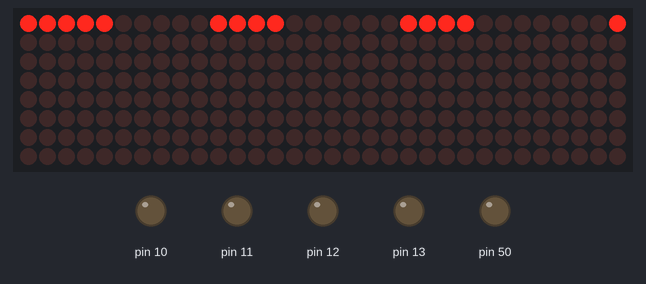
A sketch run on a simulated Arduino Mega 2560, built with avr-gcc and run on an emulated ATmega2560. On the bench: 32×8 LED matrix, output pins drawn as LEDs (lit = HIGH). Wiring (from diagram.json): 4 × MAX7219 LED driver: data pin 51; clock pin 52; CS pin 53. Pins used as bus, display or sensor lines are not drawn.

Above: at 0.1 s.
At 1.8 s:
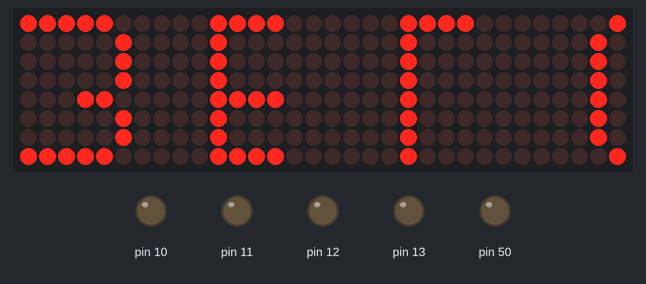
At 6.92 s:
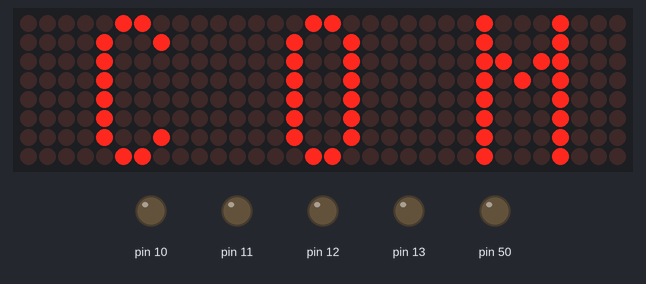
At 13.64 s:
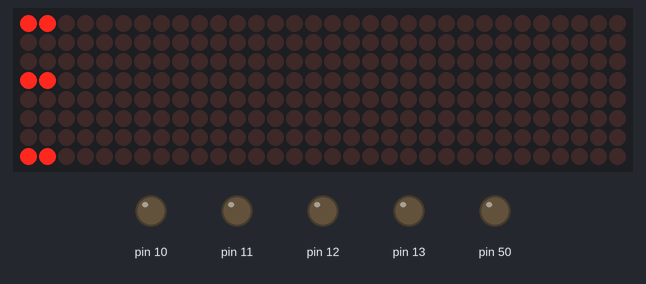
At 23.15 s:
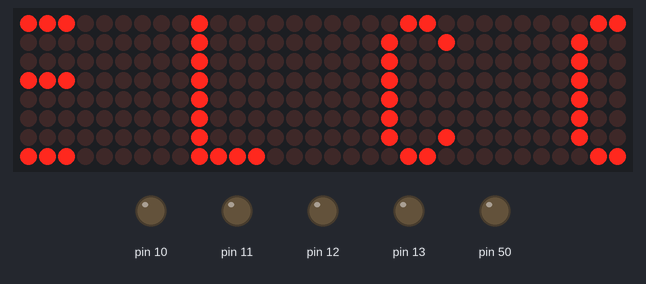
At 32.85 s:
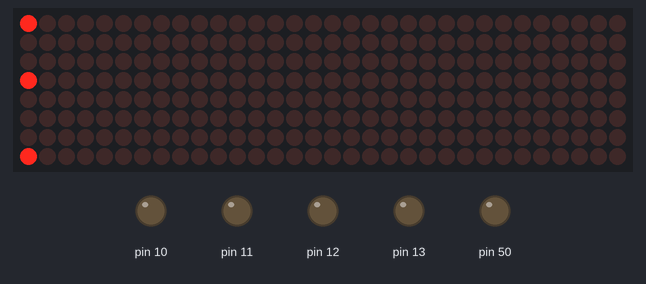

The sketch:

sketch.ino
```cpp
#define PORTB_REG (*(volatile char*)0x25)
#define DDRB_REG  (*(volatile char*)0x24)

#define DIN_BIT 2  // Mega pin 51
#define CLK_BIT 1  // Mega pin 52
#define CS_BIT  0  // Mega pin 53

void delay_ms(unsigned int ms) {
  for (unsigned int i = 0; i < ms; i++)
    for (volatile int j = 0; j < 1000; j++);
}

// Send one row to all 4 displays
void max7219_send_row4(unsigned char row, unsigned char d1, unsigned char d2,
                       unsigned char d3, unsigned char d4) {
  unsigned char data[4] = {d1, d2, d3, d4};
  PORTB_REG &= ~(1 << CS_BIT);

  for (char m = 3; m >= 0; m--) {
    unsigned int packet = (row << 8) | data[m];
    for (char i = 0; i < 16; i++) {
      if (packet & 0x8000)
        PORTB_REG |= (1 << DIN_BIT);
      else
        PORTB_REG &= ~(1 << DIN_BIT);

      PORTB_REG &= ~(1 << CLK_BIT);
      for (volatile int d = 0; d < 10; d++);
      PORTB_REG |= (1 << CLK_BIT);
      packet <<= 1;
    }
  }

  PORTB_REG |= (1 << CS_BIT);
}

void max7219_init(void) {
  DDRB_REG = 0xFF;
  PORTB_REG = (1 << CS_BIT);

  max7219_send_row4(0x0C, 0x01, 0x01, 0x01, 0x01);
  max7219_send_row4(0x09, 0x00, 0x00, 0x00, 0x00);
  max7219_send_row4(0x0A, 0x08, 0x08, 0x08, 0x08);
  max7219_send_row4(0x0B, 0x07, 0x07, 0x07, 0x07);
  max7219_send_row4(0x0F, 0x00, 0x00, 0x00, 0x00);

  for (unsigned char row = 1; row <= 8; row++)
    max7219_send_row4(row, 0x00, 0x00, 0x00, 0x00);
}

// Font for WELCOME (column-wise, each character 8 pixels tall)
const unsigned char FONT[][8] = {
  // W
  {0b10000001, 0b10000001, 0b10000001, 0b10010001, 0b10010001, 0b01101110, 0b00000000, 0b00000000},
  // E
  {0b11111111, 0b10010001, 0b10010001, 0b10010001, 0b00000000, 0b00000000, 0b00000000, 0b00000000},
  // L
  {0b11111111, 0b00000001, 0b00000001, 0b00000001, 0b00000000, 0b00000000, 0b00000000, 0b00000000},
  // C
  {0b01111110, 0b10000001, 0b10000001, 0b01000010, 0b00000000, 0b00000000, 0b00000000, 0b00000000},
  // O
  {0b01111110, 0b10000001, 0b10000001, 0b01111110, 0b00000000, 0b00000000, 0b00000000, 0b00000000},
  // M
  {0b11111111, 0b00100000, 0b00010000, 0b00100000, 0b11111111, 0b00000000, 0b00000000, 0b00000000},
  // E
  {0b11111111, 0b10010001, 0b10010001, 0b10010001, 0b00000000, 0b00000000, 0b00000000, 0b00000000}
};

#define NUM_LETTERS 7
#define CHAR_WIDTH  8
#define DISPLAY_WIDTH 32
#define SCROLL_SPACING 2

// Prepare scroll buffer (add spaces between characters)
unsigned char scroll_buffer[200];  // enough size
int total_cols = 0;

void prepare_scroll_buffer() {
  total_cols = 0;
  for (int i = 0; i < NUM_LETTERS; i++) {
    for (int col = 0; col < CHAR_WIDTH; col++) {
      scroll_buffer[total_cols++] = FONT[i][col];
    }
    // Add space after character
    for (int s = 0; s < SCROLL_SPACING; s++)
      scroll_buffer[total_cols++] = 0x00;
  }
  // Pad extra blanks for smooth loop
  for (int i = 0; i < DISPLAY_WIDTH; i++)
    scroll_buffer[total_cols++] = 0x00;
}

// Show one frame
void show_frame(int offset) {
  for (int row = 0; row < 8; row++) {
    unsigned char d1 = 0, d2 = 0, d3 = 0, d4 = 0;

    for (int col = 0; col < DISPLAY_WIDTH; col++) {
      int idx = offset + col;
      unsigned char pixel = 0;
      if (idx >= 0 && idx < total_cols)
        pixel = (scroll_buffer[idx] >> row) & 1;

      if (col < 8)      d4 |= (pixel << col);
      else if (col <16) d3 |= (pixel << (col - 8));
      else if (col <24) d2 |= (pixel << (col - 16));
      else              d1 |= (pixel << (col - 24));
    }

    max7219_send_row4(8 - row, d1, d2, d3, d4);
  }
}

// Show WELCOME rising from bottom
void scroll_up_intro() {
  for (int height = 1; height <= 8; height++) {
    for (int row = 0; row < 8; row++) {
      unsigned char d1 = 0, d2 = 0, d3 = 0, d4 = 0;
      for (int col = 0; col < DISPLAY_WIDTH; col++) {
        int idx = col;
        unsigned char pixel = 0;
        if (idx < total_cols) {
          if ((7 - row) < height)
            pixel = (scroll_buffer[idx] >> (7 - row)) & 1;
        }

        if (col < 8)      d4 |= (pixel << col);
        else if (col <16) d3 |= (pixel << (col - 8));
        else if (col <24) d2 |= (pixel << (col - 16));
        else              d1 |= (pixel << (col - 24));
      }
      max7219_send_row4(8 - row, d1, d2, d3, d4);
    }
    delay_ms(200);
  }
}

void setup() {
  max7219_init();
  prepare_scroll_buffer();
  scroll_up_intro();  // Show welcome from bottom
}

void loop() {
  static int scroll = 0;
  show_frame(scroll);
  scroll++;
  if (scroll >= total_cols)
    scroll = 0;
  delay_ms(150);
}
```
